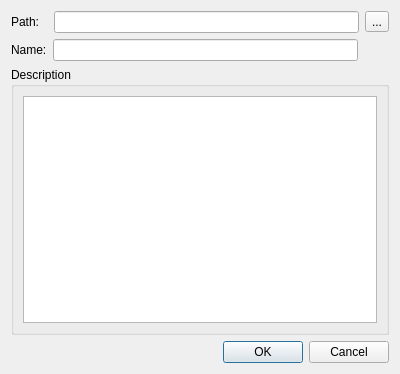
<?xml version="1.0" encoding="UTF-8"?>
<ui version="4.0">
 <class>OutLoadDialog</class>
 <widget class="QDialog" name="OutLoadDialog">
  <property name="geometry">
   <rect>
    <x>0</x>
    <y>0</y>
    <width>400</width>
    <height>374</height>
   </rect>
  </property>
  <property name="sizePolicy">
   <sizepolicy hsizetype="Preferred" vsizetype="Preferred">
    <horstretch>0</horstretch>
    <verstretch>0</verstretch>
   </sizepolicy>
  </property>
  <property name="windowTitle">
   <string>Load Sample Data</string>
  </property>
  <layout class="QVBoxLayout" name="verticalLayout">
   <item>
    <layout class="QHBoxLayout" name="horizontalLayout_3">
     <item>
      <widget class="QLabel" name="label_2">
       <property name="minimumSize">
        <size>
         <width>37</width>
         <height>0</height>
        </size>
       </property>
       <property name="text">
        <string>Path:</string>
       </property>
      </widget>
     </item>
     <item>
      <widget class="QLineEdit" name="datasetPath"/>
     </item>
     <item>
      <widget class="QToolButton" name="fileSelectBtn">
       <property name="text">
        <string>...</string>
       </property>
      </widget>
     </item>
    </layout>
   </item>
   <item>
    <layout class="QHBoxLayout" name="horizontalLayout_2">
     <item>
      <widget class="QLabel" name="label">
       <property name="text">
        <string>Name:</string>
       </property>
      </widget>
     </item>
     <item>
      <widget class="QLineEdit" name="datasetName"/>
     </item>
     <item>
      <widget class="QWidget" name="widget" native="true">
       <property name="minimumSize">
        <size>
         <width>25</width>
         <height>21</height>
        </size>
       </property>
       <property name="maximumSize">
        <size>
         <width>25</width>
         <height>21</height>
        </size>
       </property>
      </widget>
     </item>
    </layout>
   </item>
   <item>
    <widget class="QGroupBox" name="groupBox">
     <property name="title">
      <string>Description</string>
     </property>
     <layout class="QVBoxLayout" name="verticalLayout_2">
      <item>
       <widget class="QPlainTextEdit" name="datasetDesc"/>
      </item>
     </layout>
    </widget>
   </item>
   <item>
    <widget class="QDialogButtonBox" name="buttonBox">
     <property name="orientation">
      <enum>Qt::Horizontal</enum>
     </property>
     <property name="standardButtons">
      <set>QDialogButtonBox::Cancel|QDialogButtonBox::Ok</set>
     </property>
    </widget>
   </item>
  </layout>
 </widget>
 <resources/>
 <connections>
  <connection>
   <sender>buttonBox</sender>
   <signal>accepted()</signal>
   <receiver>OutLoadDialog</receiver>
   <slot>accept()</slot>
   <hints>
    <hint type="sourcelabel">
     <x>248</x>
     <y>254</y>
    </hint>
    <hint type="destinationlabel">
     <x>157</x>
     <y>274</y>
    </hint>
   </hints>
  </connection>
  <connection>
   <sender>buttonBox</sender>
   <signal>rejected()</signal>
   <receiver>OutLoadDialog</receiver>
   <slot>reject()</slot>
   <hints>
    <hint type="sourcelabel">
     <x>316</x>
     <y>260</y>
    </hint>
    <hint type="destinationlabel">
     <x>286</x>
     <y>274</y>
    </hint>
   </hints>
  </connection>
 </connections>
</ui>
